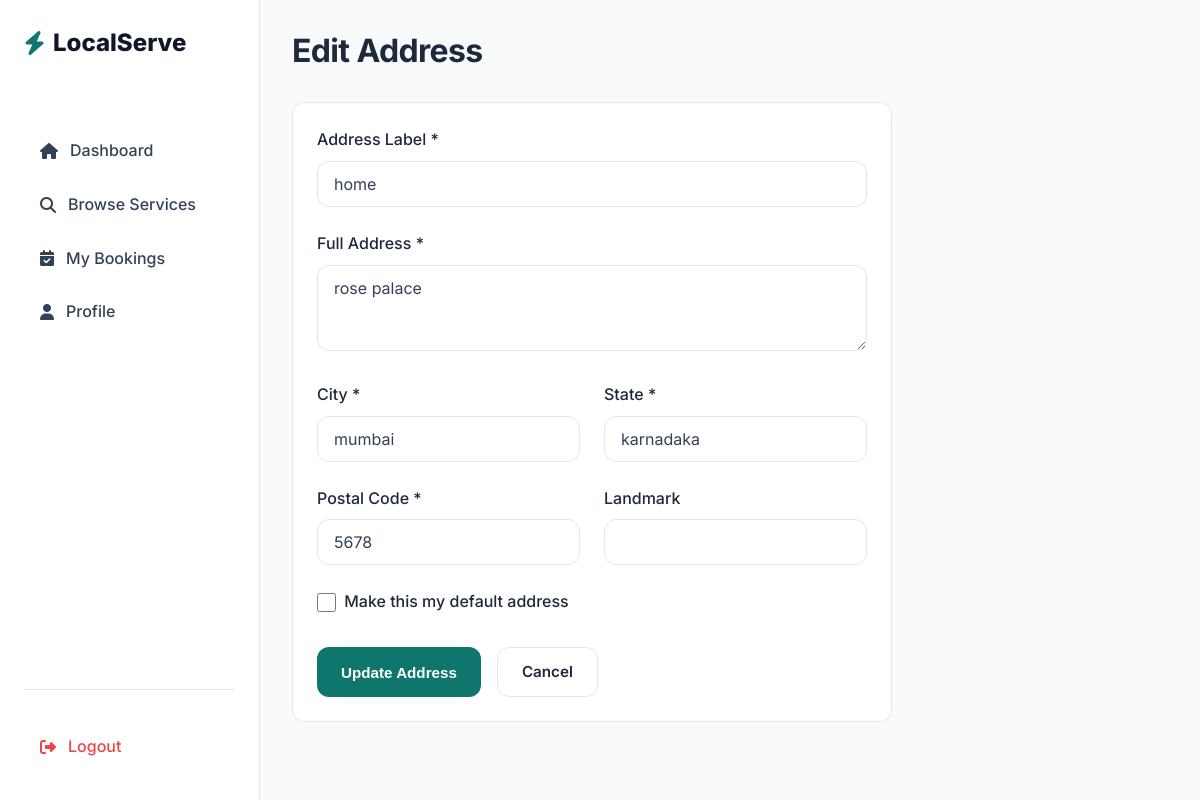
Page /acc/address/1/edit (signed in) on the earlier database version.
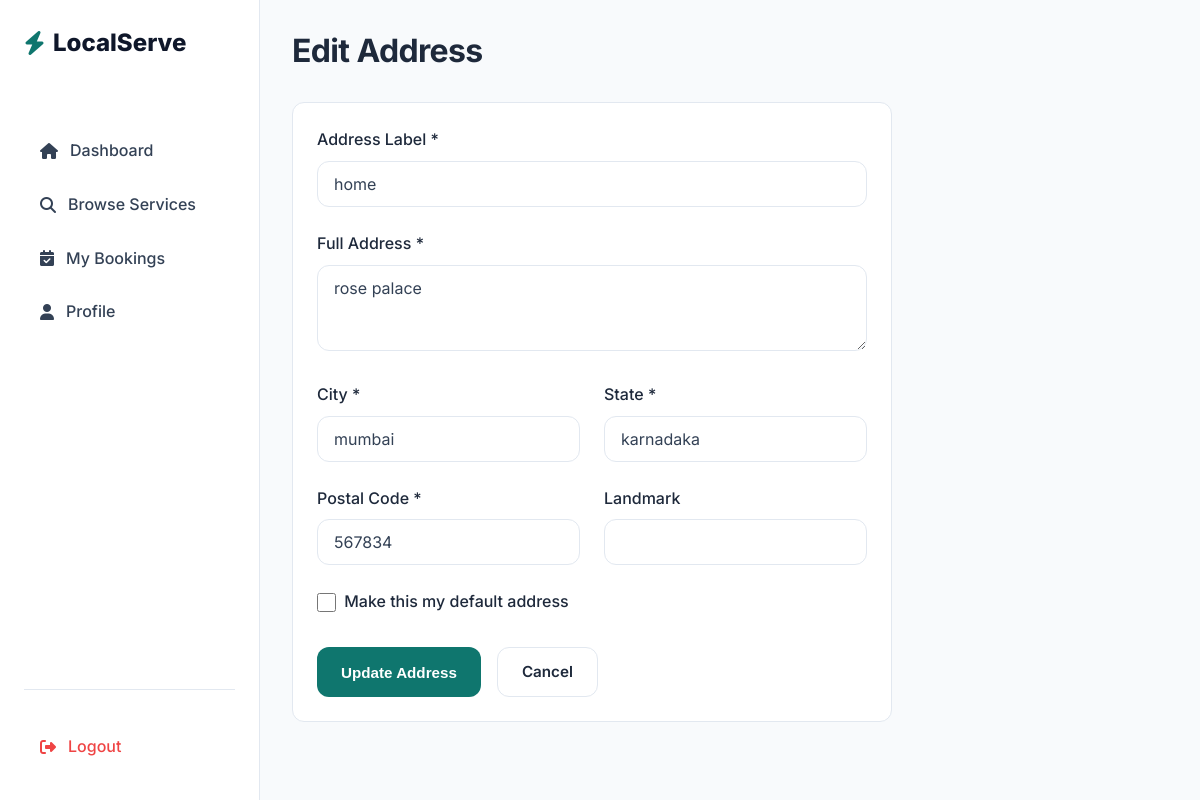
Same page on the later database version.
### accounts/models.py (models this page shows, shortened)
class Address(models.Model):
    customer =  models.ForeignKey(CustomerProfile, on_delete = models.CASCADE, related_name="address")
    label = models.CharField(max_length=50)
    full_address = models.CharField(max_length=500)
    city = models.CharField(max_length = 100)
    state = models.CharField(max_length = 100)
    pincode = models.CharField(max_length = 10)
    landmark = models.CharField(max_length=100, blank=True)
    is_default = models.BooleanField(default=False)
    created_at = models.DateTimeField(auto_now_add=True)

### accounts/views.py (the view, shortened to what this page needs)
# urls.py: path('address/<int:pk>/edit', views.edit_address, name = "edit_address"),
@login_required
def edit_address(request, pk):
    profile = request.user.customer_profile
    address = get_object_or_404(Address, pk=pk, customer=profile)
    form = AddressForm(instance = address)
    return render(request,'customer/acc/edit_address.html',{'form':form,'address':address})

### accounts/forms.py (shortened to what this page needs)
class AddressForm(forms.ModelForm):
    class Meta:
        model = Address
        fields = ['label','full_address','city','state','pincode','landmark','is_default']

### templates/customer/acc/edit_address.html (shortened to what this page needs)
{% extends "base_customer.html" %}
    {% block content %}
            <h2 style="margin-bottom: 2rem;">Edit Address</h2>
            <div style="max-width: 600px;">
                <div class="card">
                    <form method = "POST">
                        <div class="form-group">
                            <label class="form-label">Address Label <span class="text-danger">*</span></label>
                            <input type="text" class="form-control" name="label" value="{{ address.label }}" required>
                        </div>
                        <div class="form-group">
                            <label class="form-label">Full Address <span class="text-danger">*</span></label>
                            <textarea class="form-control" rows="3" name="full_address" required>{{address.full_address}}</textarea>
                        </div>
                        <div class="grid grid-cols-2 grid-gap">
                            <div class="form-group">
                                <label class="form-label">City <span class="text-danger">*</span></label>
                                <input type="text" class="form-control" name="city" value="{{ address.city }}" required>
                            </div>
                            <div class="form-group">
                                <label class="form-label">State <span class="text-danger">*</span></label>
                                <input type="text" class="form-control" name="state" value="{{ address.state }}" required>
                            </div>
                        </div>
                        <div class="grid grid-cols-2 grid-gap">
                            <div class="form-group">
                                <label class="form-label">Postal Code <span class="text-danger">*</span></label>
                                <input type="text" class="form-control" name="pincode" value="{{ address.pincode }}" required>
                            </div>
                            <div class="form-group">
                                <label class="form-label">Landmark</label>
                                <input type="text" class="form-control" name="landmark" value="{{ address.landmark }}">
                            </div>
                        </div>
                        <div class="form-group">
                            <div class="flex items-center gap-sm">
                                <input type="checkbox" id="defaultaddr" name="is_default" style="width: 1.2rem; height: 1.2rem; cursor: pointer;">
                                <label for="defaultaddr" class="form-label"
                                    style="margin-bottom: 0; cursor: pointer;">Make this my default address</label>
                            </div>
                        </div>
                        <div class="flex gap-md" style="margin-top: 2rem;">
                            <button type="submit" class="btn btn-primary">Update Address</button>
                            <a href="{% url 'profile' %}" class="btn btn-secondary">Cancel</a>
                        </div>
                    </form>
                </div>
            </div>
    {% endblock %}

Differences in the rows shown:
changed Address "home": pincode "5678" → "567834"
